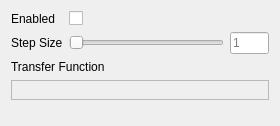
<?xml version="1.0" encoding="UTF-8"?>
<ui version="4.0">
 <class>volume_rendering_toolbox</class>
 <widget class="QWidget" name="volume_rendering_toolbox">
  <property name="geometry">
   <rect>
    <x>0</x>
    <y>0</y>
    <width>280</width>
    <height>126</height>
   </rect>
  </property>
  <property name="windowTitle">
   <string>Volume Rendering Toolbox</string>
  </property>
  <layout class="QGridLayout" name="gridLayout">
   <item row="0" column="0">
    <widget class="QLabel" name="label_enabled">
     <property name="text">
      <string>Enabled</string>
     </property>
    </widget>
   </item>
   <item row="0" column="1">
    <widget class="QCheckBox" name="checkbox_enabled">
     <property name="enabled">
      <bool>true</bool>
     </property>
     <property name="sizePolicy">
      <sizepolicy hsizetype="Preferred" vsizetype="Preferred">
       <horstretch>0</horstretch>
       <verstretch>0</verstretch>
      </sizepolicy>
     </property>
     <property name="layoutDirection">
      <enum>Qt::LeftToRight</enum>
     </property>
     <property name="text">
      <string/>
     </property>
     <property name="checked">
      <bool>false</bool>
     </property>
    </widget>
   </item>
   <item row="1" column="0">
    <widget class="QLabel" name="label_step_size">
     <property name="sizePolicy">
      <sizepolicy hsizetype="Preferred" vsizetype="Preferred">
       <horstretch>0</horstretch>
       <verstretch>0</verstretch>
      </sizepolicy>
     </property>
     <property name="text">
      <string>Step Size</string>
     </property>
    </widget>
   </item>
   <item row="1" column="1">
    <widget class="QSlider" name="slider_step_size">
     <property name="sizePolicy">
      <sizepolicy hsizetype="Preferred" vsizetype="Preferred">
       <horstretch>4</horstretch>
       <verstretch>0</verstretch>
      </sizepolicy>
     </property>
     <property name="minimumSize">
      <size>
       <width>0</width>
       <height>0</height>
      </size>
     </property>
     <property name="minimum">
      <number>1</number>
     </property>
     <property name="maximum">
      <number>1000</number>
     </property>
     <property name="value">
      <number>1</number>
     </property>
     <property name="sliderPosition">
      <number>1</number>
     </property>
     <property name="orientation">
      <enum>Qt::Horizontal</enum>
     </property>
    </widget>
   </item>
   <item row="1" column="2">
    <widget class="QLineEdit" name="line_edit_step_size">
     <property name="sizePolicy">
      <sizepolicy hsizetype="Preferred" vsizetype="Preferred">
       <horstretch>1</horstretch>
       <verstretch>0</verstretch>
      </sizepolicy>
     </property>
     <property name="text">
      <string/>
     </property>
     <property name="alignment">
      <set>Qt::AlignLeading|Qt::AlignLeft|Qt::AlignVCenter</set>
     </property>
     <property name="placeholderText">
      <string>1</string>
     </property>
    </widget>
   </item>
   <item row="2" column="0" colspan="2">
    <widget class="QLabel" name="label_transfer_function">
     <property name="sizePolicy">
      <sizepolicy hsizetype="Preferred" vsizetype="Preferred">
       <horstretch>0</horstretch>
       <verstretch>0</verstretch>
      </sizepolicy>
     </property>
     <property name="text">
      <string>Transfer Function</string>
     </property>
    </widget>
   </item>
   <item row="4" column="0" colspan="3">
    <spacer name="spacer_vertical">
     <property name="orientation">
      <enum>Qt::Vertical</enum>
     </property>
     <property name="sizeHint" stdset="0">
      <size>
       <width>258</width>
       <height>130</height>
      </size>
     </property>
    </spacer>
   </item>
   <item row="3" column="0" colspan="3">
    <widget class="QFrame" name="transfer_function_frame">
     <property name="sizePolicy">
      <sizepolicy hsizetype="Preferred" vsizetype="Preferred">
       <horstretch>0</horstretch>
       <verstretch>0</verstretch>
      </sizepolicy>
     </property>
     <property name="minimumSize">
      <size>
       <width>0</width>
       <height>0</height>
      </size>
     </property>
     <property name="frameShape">
      <enum>QFrame::StyledPanel</enum>
     </property>
     <property name="frameShadow">
      <enum>QFrame::Sunken</enum>
     </property>
     <property name="lineWidth">
      <number>2</number>
     </property>
     <layout class="QGridLayout" name="gridLayout_2">
      <item row="0" column="0">
       <widget class="pli::transfer_function_editor" name="transfer_function_editor" native="true"/>
      </item>
     </layout>
    </widget>
   </item>
  </layout>
 </widget>
 <customwidgets>
  <customwidget>
   <class>pli::transfer_function_editor</class>
   <extends>QWidget</extends>
   <header location="global">pli_vis/ui/widgets/transfer_function_editor.hpp</header>
   <container>1</container>
  </customwidget>
 </customwidgets>
 <resources/>
 <connections/>
</ui>
